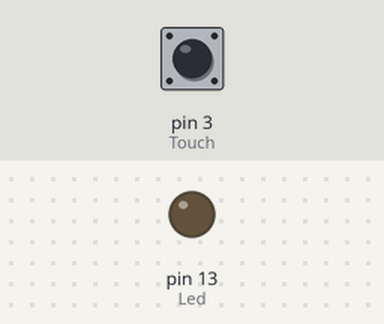
This sketch was run on a simulated Arduino Uno, built with avr-gcc and run on an emulated ATmega328P. On the bench: output pins drawn as LEDs (lit = HIGH). The test bench sets the inputs (shaded band); at power-on: pin 3 (Touch) LOW.

Above: at 1.2 s.
1.3 s: pin 3 (Touch) pulled HIGH for 0.15 s
At 1.37 s:
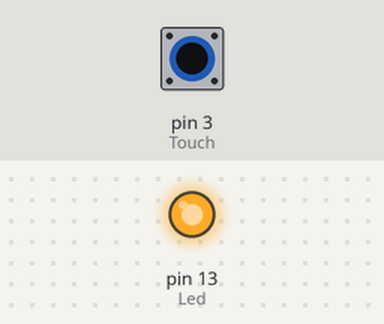
2.9 s: pin 3 (Touch) pulled HIGH for 3.2 s
At 7.4 s:
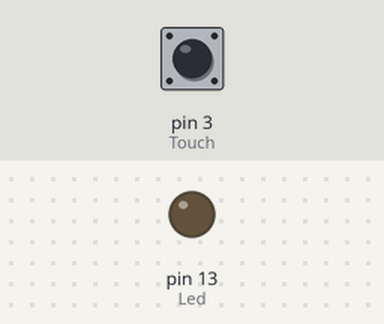
Timing chart, 0 to 8.9 s (numbered marks = the images above; inputs shaded):
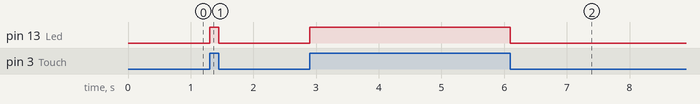

The sketch:

touch.ino
```cpp
//define input and output pins
const int Touch = 3;
const int Led = 13;

void setup() {
  pinMode(Touch, INPUT);
  pinMode(Led, OUTPUT);
}

void loop() {
  int val;

  val = digitalRead(Touch);

  if(val == HIGH) {
    digitalWrite(Led, HIGH);
  }
  else {
    digitalWrite(Led, LOW);
  }
}
```

Measured:
- after the input at 1.3 s, pin 13 (Led): LOW → HIGH at once, → LOW 0.15 s later
- after the input at 2.9 s, pin 13 (Led): LOW → HIGH at once, → LOW 3.2 s later
